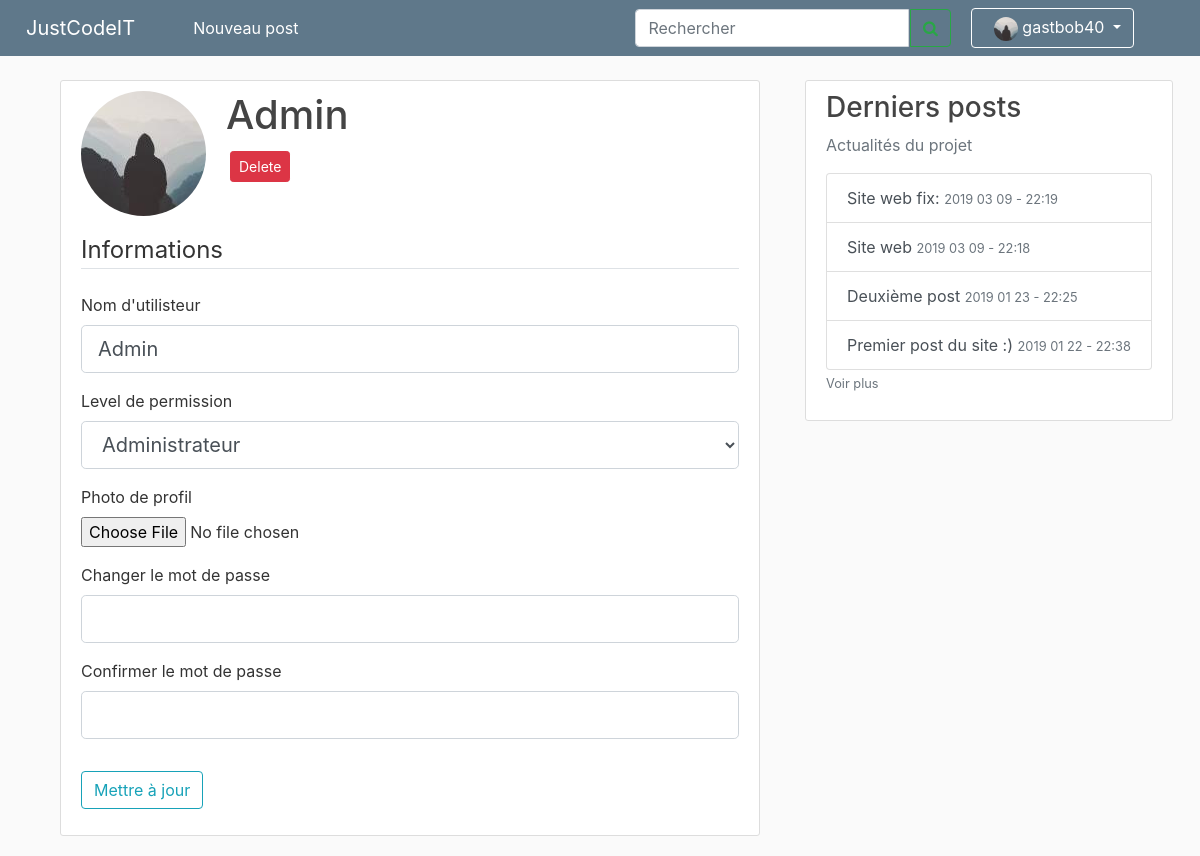
The app's page /account/Admin (signed in), older data.
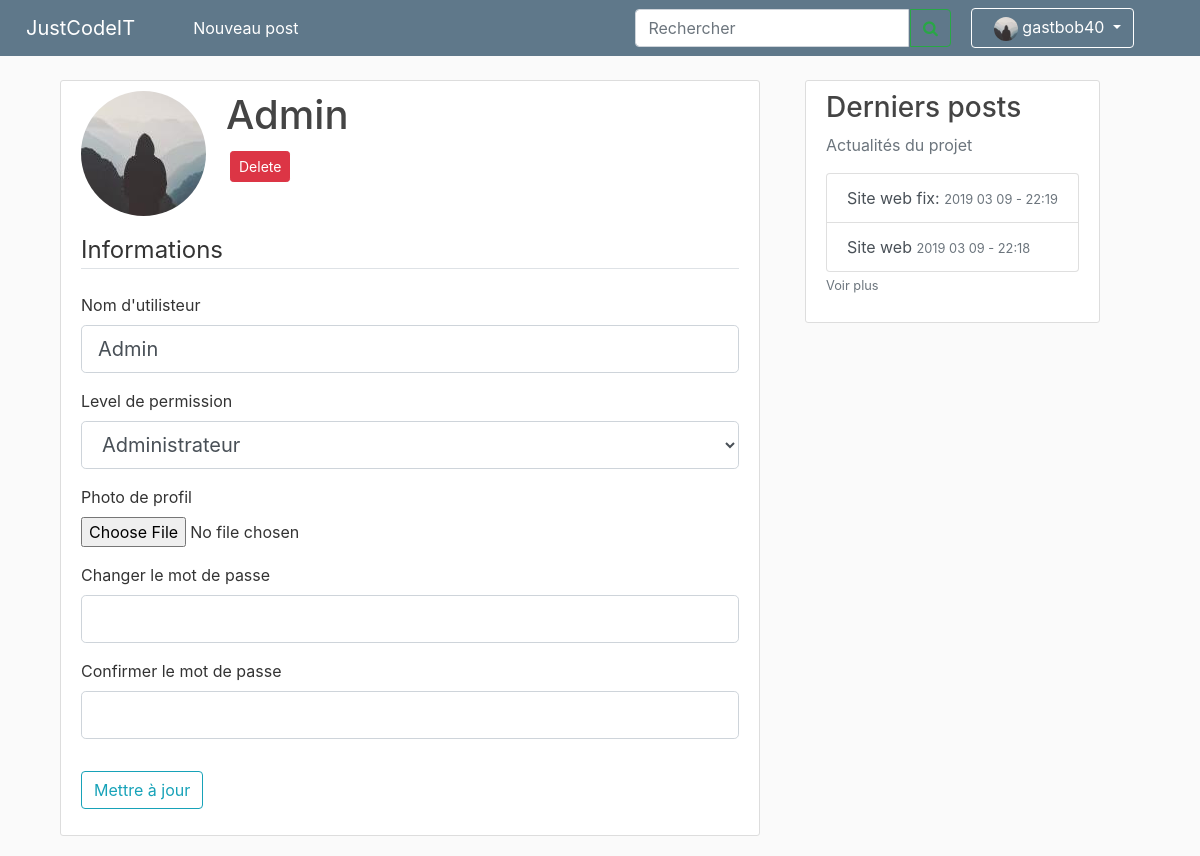
The same page, newer data.
### site_jci/models.py (models this page shows, shortened)
class Post(db.Model):
    id = db.Column(db.Integer, primary_key=True)
    title = db.Column(db.String(100), nullable=False)
    date_posted = db.Column(db.DateTime, nullable=False, default=datetime.utcnow)
    content = db.Column(db.Text, nullable=False)
    user_id = db.Column(db.Integer, db.ForeignKey('user.id'), nullable=False)

### site_jci/routes.py (the view)
@app.route("/account/<string:name>", methods=['GET', 'POST'])
def account_admin(name):
    if not current_user.is_authenticated:
        return redirect(url_for("homePage"))
    if current_user.permission != "administrator":
        return redirect(url_for("homePage"))
    form = UpdateAccountForm()
    user = db.session.query(User).filter_by(username=name).first()
    if request.method == "POST":
        if form.picture.data:
            picture_file = save_picture(form.picture.data)
            user.image_file = picture_file
        if form.password.data:
            if form.password.data == form.confirm_password.data:
                hashed_password = bcrypt.generate_password_hash(
                    form.password.data).decode("utf-8")
                user.password = hashed_password
        user.permission = form.permission_level.data
        user.username = form.username.data
        db.session.commit()
        flash('Votre compte a été mis à jours !', 'success')
        return redirect(url_for('account_admin', name=user.username))
    elif request.method == 'GET':
        form.username.data = user.username
        form.permission_level.data = user.permission
    image_file = url_for('static', filename='profile_pics/' + user.image_file)
    return render_template('account-admin.html', user=user,
    image_file=image_file, form=form)

### site_jci/forms.py (shortened to what this page needs)
class UpdateAccountForm(FlaskForm):
    username = StringField("Nom d'utilisteur",
                           validators=[DataRequired(), Length(min=2, max=20)])
    picture = FileField('Photo de profil', validators=[FileAllowed(['jpg', 'png'])])
    permission_level = SelectField('Level de permission',
                                   choices=[("member", 'Membre du projet'), ("administrator", "Administrateur")])
    password = PasswordField('Changer le mot de passe', validators=[])
    confirm_password = PasswordField('Confirmer le mot de passe',
                                     validators=[ EqualTo('password')])
    submit = SubmitField('Mettre à jour')

### site_jci/models.py (called while the page is built)
@login_manager.user_loader
def load_user(user_id):
    return User.query.get(int(user_id))

### site_jci/routes.py (called while the page is built)
@app.context_processor
def context_processor():
    posts = db.session.query(Post).all()
    if current_user.is_authenticated:
        image_file = url_for('static', filename='profile_pics/' + current_user.image_file)
        return dict(posts=posts, image_file_user=image_file)
    return dict(posts=posts)

### site_jci/templates/account-admin.html (shortened to what this page needs)
{% extends "layout.html" %}
{% block content %}
<main role="main" class="container">
    <div class="content-section">
        <div class="media">
            <img class="rounded-circle account-img" src="{{ image_file }}">
            <div class="media-body">
                <h2 class="account-heading">{{ user.username }}</h2>
                <button type="button" class="btn btn-danger btn-sm m-1" data-toggle="modal" data-target="#deleteModal">Delete</button>
            </div>
        </div>
        <form method="POST" action="" enctype="multipart/form-data">
            <fieldset class="form-group">
                <legend class="border-bottom mb-4">Informations</legend>
                <div class="form-group">
                    {{ form.username.label(class="form-control-label") }}
                    {% if form.username.errors %}
                    {{ form.username(class="form-control form-control-lg is-invalid") }}
                    <div class="invalid-feedback">
                        {% for error in form.username.errors %}
                        <span>{{ error }}</span>
                        {% endfor %}
                    </div>
                    {% else %}
                    {{ form.username(class="form-control form-control-lg") }}
                    {% endif %}
                </div>
                <div class="form-group">
                    {{ form.permission_level.label(class="form-control-label") }}
                    {% if form.permission_level.errors %}
                    {{ form.permission_level(class="form-control form-control-lg is-invalid") }}
                    <div class="invalid-feedback">
                        {% for error in form.permission_level.errors %}
                        <span>{{ error }}</span>
                        {% endfor %}
                    </div>
                    {% else %}
                    {{ form.permission_level(class="form-control form-control-lg") }}
                    {% endif %}
                </div>
                <div class="form-group">
                    {{ form.picture.label() }}
                    {{ form.picture(class="form-control-file") }}
                </div>
                <div class="form-group">
                    {{ form.password.label(class="form-control-label") }}
                    {% if form.password.errors %}
                    {{ form.password(class="form-control form-control-lg is-invalid") }}
                    <div class="invalid-feedback">
                        {% for error in form.password.errors %}
                        <span>{{ error }}</span>
                        {% endfor %}
                    </div>
                    {% else %}
                    {{ form.password(class="form-control form-control-lg") }}
                    {% endif %}
                </div>
                <div class="form-group">
                    {{ form.confirm_password.label(class="form-control-label") }}
                    {% if form.confirm_password.errors %}
                    {{ form.confirm_password(class="form-control form-control-lg is-invalid") }}
                    <div class="invalid-feedback">
                        {% for error in form.confirm_password.errors %}
                        <span>{{ error }}</span>
                        {% endfor %}
                    </div>
                    {% else %}
                    {{ form.confirm_password(class="form-control form-control-lg") }}
                    {% endif %}
                </div>
            </fieldset>
            <div class="form-group">
                {{ form.submit(class="btn btn-outline-info") }}
            </div>
        </form>
    </div>
</main>
{% endblock content %}

### site_jci/templates/layout.html (shortened to what this page needs)
<!DOCTYPE html>
<html lang="en">
<head>
    <link rel="stylesheet" href="https://stackpath.bootstrapcdn.com/bootstrap/4.1.3/css/bootstrap.min.css"
>
    <link rel="stylesheet" type="text/css" href="{{ url_for('static', filename='main.css') }}">
    <link rel="stylesheet" href="https://cdnjs.cloudflare.com/ajax/libs/font-awesome/4.7.0/css/font-awesome.min.css">
</head>
<body>
    <nav class="navbar navbar-expand-md navbar-dark bg-steel fixed-top">
        <a class="navbar-brand" style="margin:0 50px 0 10px" href="{{ url_for('homePage') }}">JustCodeIT</a>
        <div class="navbar-collapse collapse show" id="navbarsExample04" style="">
            <ul class="navbar-nav mr-auto">
                {% if current_user.is_authenticated %}
                <li class="nav-item active rm-lt">
                    <a class="nav-link" href="{{ url_for('new_post') }}">Nouveau post<span class="sr-only">(current)</span></a>
                </li>
                {% endif %}
            </ul>
            <form class="form-inline my-2 my-md-0">
                <div class="" style="">
                    <input class="form-control " type="search" placeholder="Rechercher" aria-label="Search4" style=" border-top-right-radius:0;border-bottom-right-radius:0">
                    <button class="btn btn-outline-success rm-lt" type="" style="margin-left:
                            -4px;border-bottom-left-radius: 0%;border-top-left-radius:0 "><i
                            class="fa fa-search"></i></button>
                </div>
                <div class="navbar-nav rm-lt">
                    {% if current_user.is_authenticated %}
                    <li class="nav-item dropdown" style="margin-right:50px;">
                        <a class="btn btn-dark dropdown-toggle " style="margin-left:20px; background-color:#5f788a ;border-color: white"
                            href="#" id="navbarDropdown" role="button" data-toggle="dropdown" aria-haspopup="true"
                            aria-expanded="false">
                            <img class="rounded-circle account-img" src="{{ image_file_user }}" style="width: 2vw; height: 2vw; margin: 0px 0px 0px 10px">
                            {{ current_user.username }}
                            {% endif %}
                        </a>
                        {% if current_user.is_authenticated %}
                    </li>
                    {% else %}
                    <a class="nav-item nav-link" style="margin-left:50px;" href="{{ url_for('login') }}">Se connecter</a>
                    {% endif %}
                </div>
            </form>
        </div>
    </nav>
    <main role="main" class="container ">
        <div class="row">
            <div class="col-md-8">
                {% block content %}{% endblock %}
            </div>
            <div class="col-md-4">
                <div class="content-section info-list">
                    <h3>Derniers posts</h3>
                    <p class='text-muted'>Actualités du projet
                        <div class="list-group">
                            {% for post in posts|sort(attribute='date_posted', reverse = True) %}
                            {% if loop.index <= 6 %} <a href="/post/{{ post.id }}" class="list-group-item list-group-item-action">{{
                                post.title
                                }} <small class="text-muted">{{ post.date_posted.strftime('%Y %m %d - %H:%M') }}</small></a>
                                {% endif %}
                                {% endfor %}
                        </div>
                        <a class="text-muted" href="{{ url_for('list_posts') }}"><small>Voir plus</small></smal></a>
                    </p>
                </div>
            </div>
        </div>
    </main>
</html>

Row changes from the older to the newer data that the page shows:
removed Post: title "Deuxième post", date_posted "2019 01 23 - 22:25"
removed Post: title "Premier post du site :)", date_posted "2019 01 22 - 22:38"
